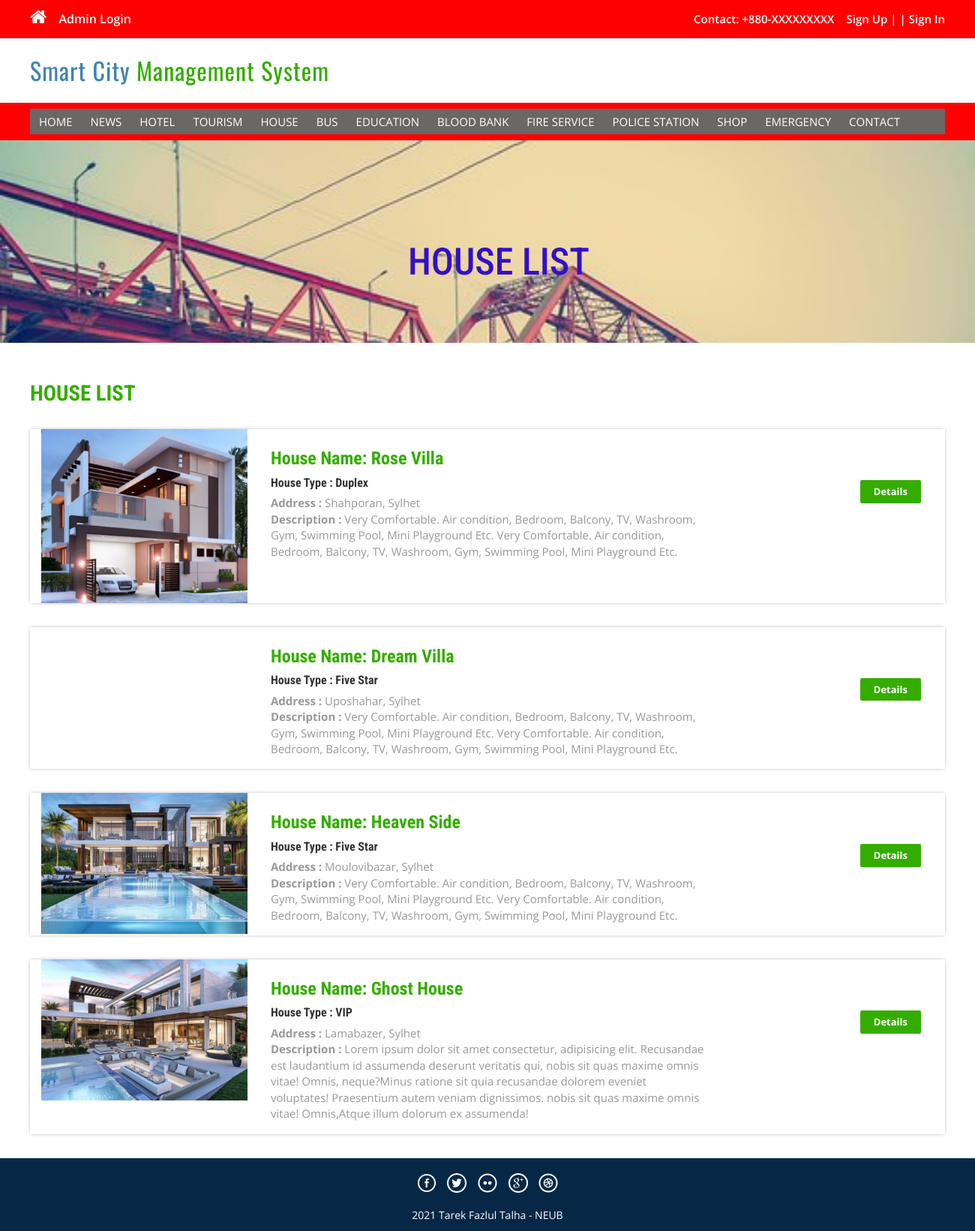
The page /house.php on the database its author committed.
### tables this page shows
CREATE TABLE `tblhouse` (
  `HouseId` int(11) NOT NULL,
  `HouseName` varchar(200) NOT NULL,
  `HouseType` varchar(150) NOT NULL,
  `HouseLocation` varchar(100) NOT NULL,
  `Bedroom` float NOT NULL,
  `Kitchen` float NOT NULL,
  `Bathroom` float NOT NULL,
  `Price` float NOT NULL,
  `HouseDetails` mediumtext NOT NULL,
  `HouseImage` varchar(100) NOT NULL,
  `Creationdate` timestamp NOT NULL DEFAULT current_timestamp(),
  `UpdationDate` timestamp NULL DEFAULT '0000-00-00 00:00:00' ON UPDATE current_timestamp()
);

### house.php (the view, shortened to what this page needs)
<?php
include('includes/config.php');
?>
<!DOCTYPE HTML>
<html>
<head>
<link href="css/bootstrap.css" rel='stylesheet' type='text/css' />
<link href="css/style.css" rel='stylesheet' type='text/css' />
<link href="css/font-awesome.css" rel="stylesheet">
<link href="css/animate.css" rel="stylesheet" type="text/css" media="all">
</head>
<body>
<?php include('includes/header.php');?>
<div class="banner-3">
	<div class="container">
		<h1 class="wow zoomIn animated animated" data-wow-delay=".5s" style="visibility: visible; animation-delay: 0.5s; animation-name: zoomIn;">HOUSE LIST</h1>
	</div>
</div>
<div class="rooms">
	<div class="container">
		<div class="room-bottom">
			<h3>HOUSE LIST</h3>
<?php $sql = "SELECT * from tblHouse";
$query = $dbh->prepare($sql);
$query->execute();
$results=$query->fetchAll(PDO::FETCH_OBJ);
if($query->rowCount() > 0)
{
foreach($results as $result)
{	?>
			<div class="rom-btm">
				<div class="col-md-3 room-left wow fadeInLeft animated" data-wow-delay=".5s">
					<img src="admin/houseimages/<?php echo htmlentities($result->HouseImage);?>" class="img-responsive" alt="">
				</div>
				<div class="col-md-6 room-midle wow fadeInUp animated" data-wow-delay=".5s">
					<h4>House Name: <?php echo htmlentities($result->HouseName);?></h4>
					<h6>House Type : <?php echo htmlentities($result->HouseType);?></h6>
					<p><b>Address :</b> <?php echo htmlentities($result->HouseLocation);?></p>
					<p><b>Description :</b> <?php echo htmlentities($result->HouseDetails);?></p>
				</div>
				<div class="col-md-3 room-right wow fadeInRight animated" data-wow-delay=".5s">
					<a href="house-details.php?pkgid=<?php echo htmlentities($result->HouseId);?>" class="view">Details</a>
				</div>
				<div class="clearfix"></div>
			</div>
<?php }} ?>
		</div>
	</div>
</div>
<?php include('includes/footer.php');?>
</body>
</html>

### css/style.css (style rules this page uses)
html, body { font-size: 100%; background: #fff; font-family: 'Open Sans', sans-serif; }
body a,.grid_1,plan_1,plan_1.one,plan_1.two,i.icon1, i.icon2, i.icon3, i.icon4, i.icon5, i.icon6 { transition:0.5s all; -webkit-transition:0.5s all; -moz-transition:0.5s all; -o-transition:0.5s all; -ms-transition:0.5s all; }
h1,h2,h3,h4,h5,h6 { padding:0px; font-family: 'Roboto Condensed', sans-serif; }
p { margin:0; }
a.view { padding: 6px 18px; font-weight: 700; color: #fff; background-color: #34ad00; border: 0; font-size: 13px; border-radius: 2px; -webkit-transition: all .2s; -moz-transition: all .2s; transition: all .2s; margin-top: 20px; display: inline-block; }
.banner-3 { background: url(../images/06.jpg)no-repeat; background-size: cover; -webkit-background-size: cover; -o-background-size: cover; -ms-background-size: cover; -moz-background-size: cover; padding: 40px; min-height:200px; }
.banner-3 h1 { font-size: 50px; margin-bottom: 40px; padding: 1.5em 0 0; text-align: center; color: #340ecb; }
.rom-btm { margin-top: 2em; box-shadow: 0px 0px 5px -1px rgba(0, 0, 0, 0.37); }
.room-bottom h3 { font-size: 1.8em; font-weight: 700; color: #34ad00; }
.room-bottom { padding: 2em 0; }
.rom-btm h4 { font-size: 1.5em; font-weight: 700; color: #34ad00; }
.rom-btm p { font-size: 15px; color: #999; }
.rom-btm h6 { font-size: 1em; font-weight: 700; margin: 0.5em 0; }
.room-right { text-align: right; padding: 3em 2em; }
.room-midle { padding: 1em; }

### rows shown on the page
tblhouse: HouseImage (picture), HouseName "Rose Villa", HouseType "Duplex", HouseLocation "Shahporan, Sylhet", HouseDetails "Very Comfortable. Air condition, Bedroom, Balcony, TV, Washroom, Gym, Swimming Pool, Mini Playground Etc. Very Comfortable. Air condition, Bedroom, Balcony, TV, Washroom, Gym, Swimming Pool, Mini Playground Etc."
tblhouse: HouseName "Dream Villa", HouseType "Five Star", HouseLocation "Uposhahar, Sylhet", HouseDetails "Very Comfortable. Air condition, Bedroom, Balcony, TV, Washroom, Gym, Swimming Pool, Mini Playground Etc. Very Comfortable. Air condition, Bedroom, Balcony, TV, Washroom, Gym, Swimming Pool, Mini Playground Etc."
tblhouse: HouseImage (picture), HouseName "Heaven Side", HouseType "Five Star", HouseLocation "Moulovibazar, Sylhet", HouseDetails "Very Comfortable. Air condition, Bedroom, Balcony, TV, Washroom, Gym, Swimming Pool, Mini Playground Etc. Very Comfortable. Air condition, Bedroom, Balcony, TV, Washroom, Gym, Swimming Pool, Mini Playground Etc."
tblhouse: HouseImage (picture), HouseName "Ghost House", HouseType "VIP", HouseLocation "Lamabazer, Sylhet", HouseDetails "Lorem ipsum dolor sit amet consectetur, adipisicing elit. Recusandae est laudantium id assumenda deserunt veritatis qui, nobis sit quas maxime omnis vitae! Omnis, neque?Minus ratione sit quia recusandae dolorem eveniet voluptates! Praesentium autem veniam dignissimos. nobis sit quas maxime omnis vitae! Omnis,Atque illum dolorum ex assumenda!"
